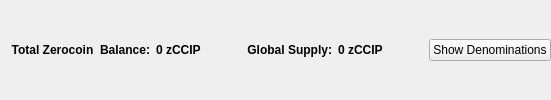
                       <widget class="QFrame" name="balanceSupplyFrame">
                        <layout class="QHBoxLayout" name="horizontalLayout_2" stretch="0,0,0,1,0">
                         <property name="rightMargin">
                          <number>0</number>
                         </property>
                         <item>
                          <layout class="QHBoxLayout" name="horizontalLayout_34">
                           <item>
                            <widget class="QLabel" name="labelzAvailableText_3">
                             <property name="font">
                              <font>
                               <weight>75</weight>
                               <bold>true</bold>
                              </font>
                             </property>
                             <property name="toolTip">
                              <string>Total Balance including unconfirmed and immature zCCIP</string>
                             </property>
                             <property name="text">
                              <string>Total Zerocoin  Balance:</string>
                             </property>
                             <property name="alignment">
                              <set>Qt::AlignRight|Qt::AlignTrailing|Qt::AlignVCenter</set>
                             </property>
                            </widget>
                           </item>
                           <item>
                            <widget class="QLabel" name="labelzAvailableAmount_4">
                             <property name="minimumSize">
                              <size>
                               <width>40</width>
                               <height>0</height>
                              </size>
                             </property>
                             <property name="font">
                              <font>
                               <weight>75</weight>
                               <bold>true</bold>
                              </font>
                             </property>
                             <property name="toolTip">
                              <string>Total Balance including unconfirmed and immature zCCIP</string>
                             </property>
                             <property name="text">
                              <string>0 zCCIP</string>
                             </property>
                             <property name="alignment">
                              <set>Qt::AlignLeading|Qt::AlignLeft|Qt::AlignVCenter</set>
                             </property>
                            </widget>
                           </item>
                          </layout>
                         </item>
                         <item>
                          <spacer name="horizontalSpacer_32">
                           <property name="orientation">
                            <enum>Qt::Horizontal</enum>
                           </property>
                           <property name="sizeHint" stdset="0">
                            <size>
                             <width>40</width>
                             <height>20</height>
                            </size>
                           </property>
                          </spacer>
                         </item>
                         <item>
                          <layout class="QHBoxLayout" name="horizontalLayout_35">
                           <item>
                            <widget class="QLabel" name="labelZsupplyText_2">
                             <property name="font">
                              <font>
                               <weight>75</weight>
                               <bold>true</bold>
                              </font>
                             </property>
                             <property name="text">
                              <string>Global Supply:</string>
                             </property>
                             <property name="alignment">
                              <set>Qt::AlignRight|Qt::AlignTrailing|Qt::AlignVCenter</set>
                             </property>
                            </widget>
                           </item>
                           <item>
                            <widget class="QLabel" name="labelZsupplyAmount_2">
                             <property name="font">
                              <font>
                               <weight>75</weight>
                               <bold>true</bold>
                              </font>
                             </property>
                             <property name="text">
                              <string>0 zCCIP</string>
                             </property>
                            </widget>
                           </item>
                          </layout>
                         </item>
                         <item>
                          <spacer name="horizontalSpacer_31">
                           <property name="orientation">
                            <enum>Qt::Horizontal</enum>
                           </property>
                           <property name="sizeHint" stdset="0">
                            <size>
                             <width>40</width>
                             <height>20</height>
                            </size>
                           </property>
                          </spacer>
                         </item>
                         <item>
                          <widget class="QPushButton" name="pushButtonShowDenoms">
                           <property name="toolTip">
                            <string>Show zCCIP denominations list</string>
                           </property>
                           <property name="text">
                            <string>Show Denominations</string>
                           </property>
                          </widget>
                         </item>
                        </layout>
                       </widget>
